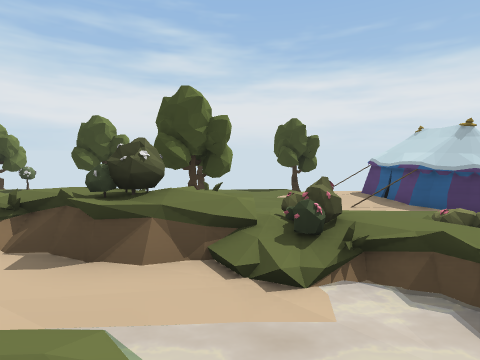
View 1 (above)

16 first-person views from a walk through a scene from a Unity 3-D project. The camera is 1.4 m above the floor, tilts 6° down and sees 85° across. The floor is counted in squares, 2 m on a side. Each view is taken from the middle of a square. On the plan, view 1 faces up. The plan holds only what a view shows up to about 9 squares ahead; the rest is blank. The place goes on beyond the plan. The player is left out. Some animated figures are not drawn. Some surface patterns are stand-ins.

View 2
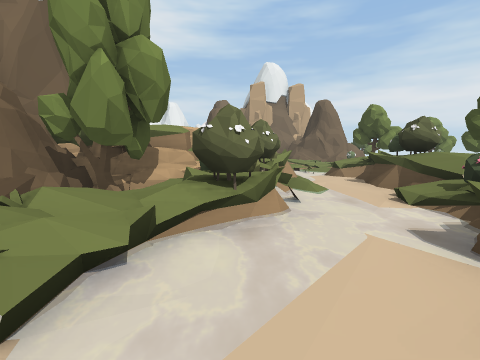

View 3
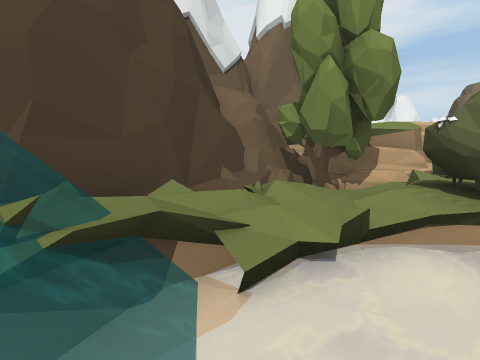

View 4
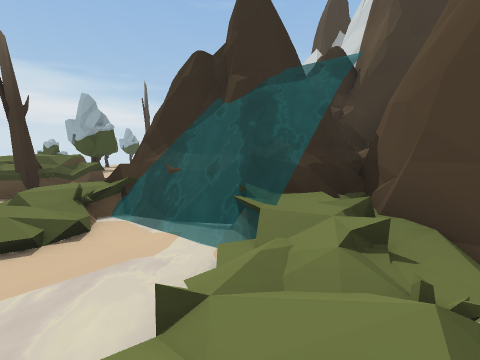

View 5
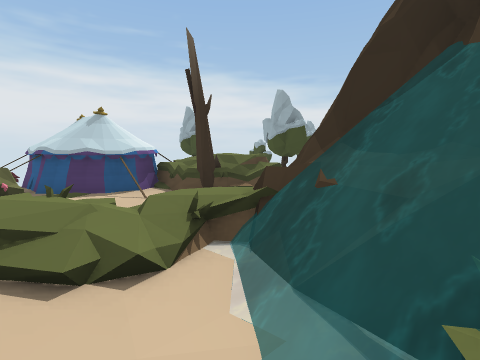

View 6
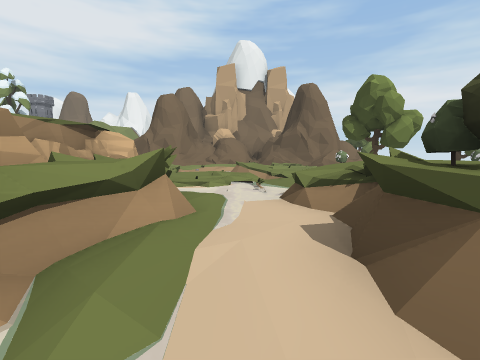

View 7
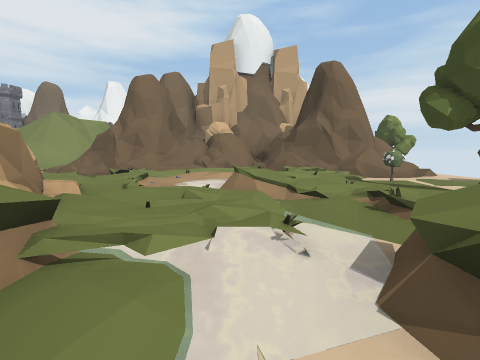

View 8
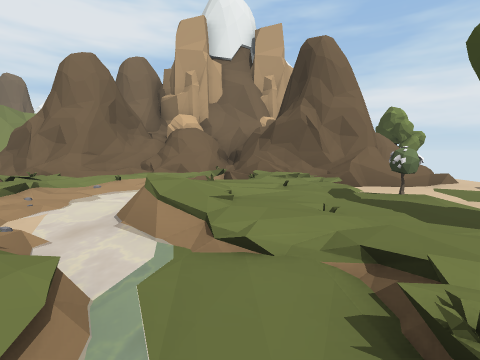

View 9
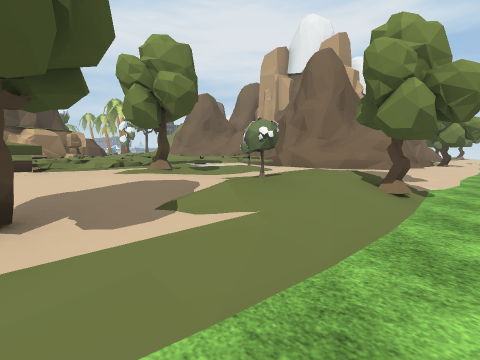

View 10
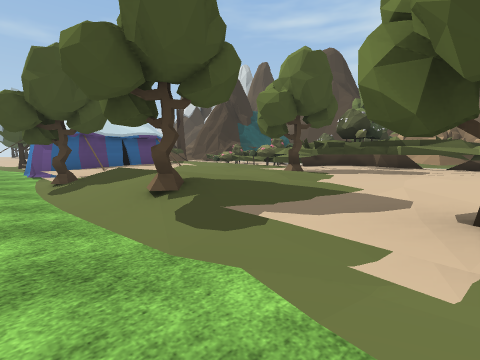

View 11
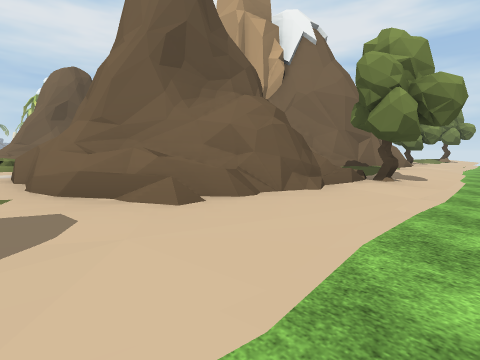

View 12
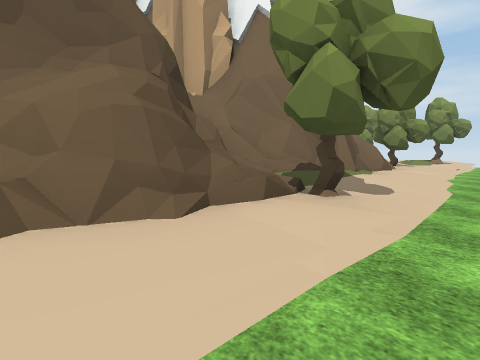

View 13
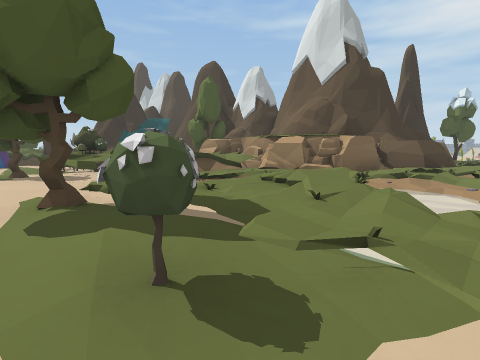

View 14
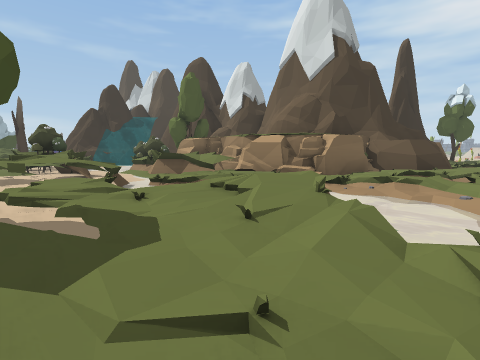

View 15
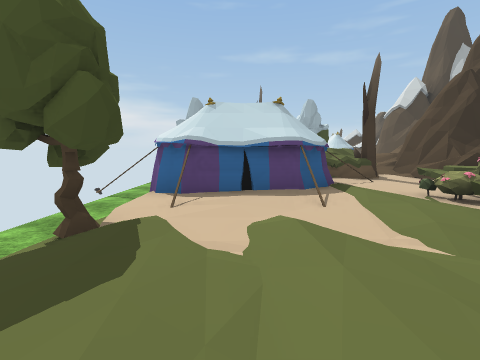

View 16
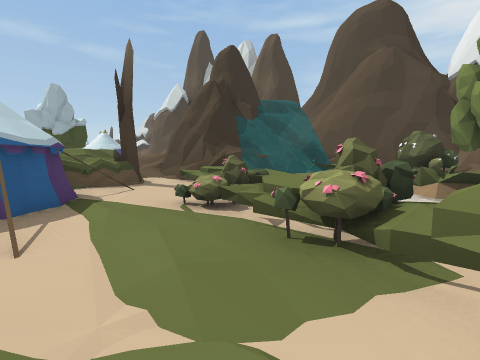

### Floor plan
Key: @ floor where view 1 was taken; # wall or solid block; x gap in a wall; . main floor; : floor 0.25 m higher than the main floor; - floor 0.25 m lower than the main floor; + floor 0.5 m higher than the main floor; _ floor 0.5 m lower than the main floor; < floor 0.75 m lower than the main floor; / step, stairs or slope; = window, fence, low wall or low ledge; ~ water the walk can cross; ≈ water the walk keeps out of; ^ raised ledge; T tree; F flower; O other object.
Columns run from 21 left of view 1 to 7 right of it. Each row starts with its distance up from view 1.
 10 <<<<<<<<<<<<<<<<<<<<<<<<<<#
  9 //////-T----/T///_<////T//#
  8 T==#//T###=././F-T-/T/#//##
  7 T  ###=###=../.........-.#
  6      ######.///T....T//..####
  5          ##/F//T..==T././:##O
  4         ##=////=x=###///...OO
  3        ##==≈+///~==#F/F=F=..T
  2        #==#≈≈≈~//~....~≈=//=#
  1        ##=#≈≈≈:/:/==/~~./=/=#
  0        #### :.:######@F~~.≈##
 -1          ##=#:###  ##////≈≈##
 -2          =#≈###     #TT=/x^#
 -3          ==≈:#      ########
 -4           :+=#
 -5             ##

Where each view was taken, in squares from view 1:
view 1: 0 up, 0 right, facing up
view 2: 0 up, 4 right, facing left
view 3: 0 up, 4 right, facing down-left
view 4: 1 down, 1 right, facing right
view 5: 1 down, 3 right, facing up-right
view 6: 2 up, 0 right, facing left
view 7: 2 up, 3 left, facing left
view 8: 3 up, 5 left, facing left
view 9: 10 up, 4 left, facing down-left
view 10: 10 up, 4 left, facing down-right
view 11: 10 up, 10 left, facing down-left
view 12: 10 up, 12 left, facing down-left
view 13: 6 up, 10 left, facing down-right
view 14: 5 up, 10 left, facing down-right
view 15: 7 up, 1 left, facing right
view 16: 6 up, 0 right, facing down-right
